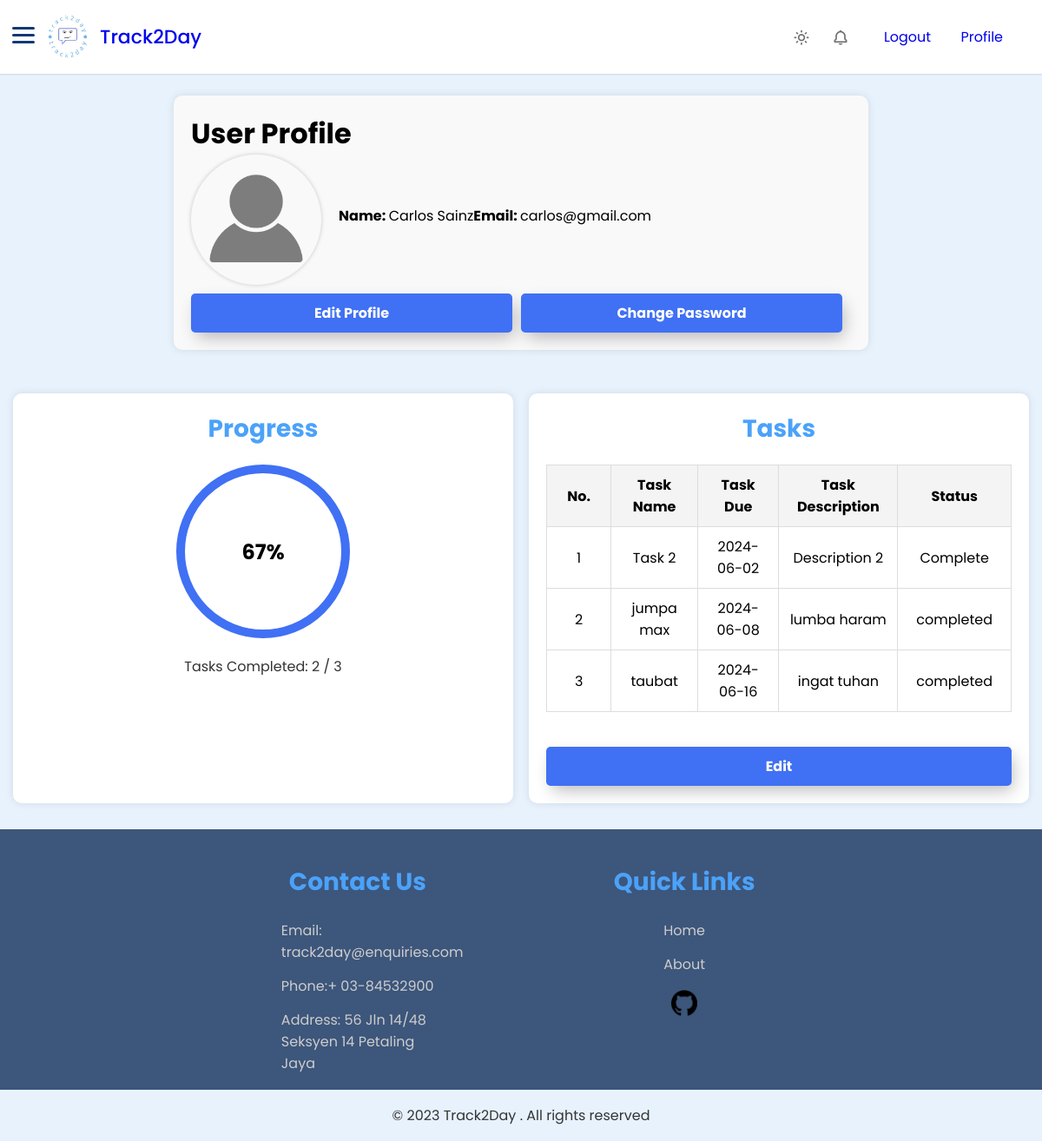
The page /userprofile.php (signed in) on the database its author committed.
### tables this page shows
CREATE TABLE `user` (
  `user_email` varchar(45) NOT NULL,
  `user_fname` varchar(45) NOT NULL,
  `user_lname` varchar(45) NOT NULL,
  `user_password` varchar(45) NOT NULL,
  `adm_email` varchar(45) NOT NULL,
  PRIMARY KEY (`user_email`),
  KEY `fk_admin_email` (`adm_email`),
  CONSTRAINT `fk_admin_email` FOREIGN KEY (`adm_email`) REFERENCES `admin` (`adm_email`)
);

CREATE TABLE `task` (
  `task_id` int(11) NOT NULL,
  `task_name` varchar(45) NOT NULL,
  `task_desc` varchar(45) NOT NULL,
  `task_duration` date DEFAULT NULL,
  `task_status` varchar(45) NOT NULL,
  `user_email` varchar(45) NOT NULL,
  PRIMARY KEY (`task_id`),
  KEY `fk_user_email_task` (`user_email`),
  CONSTRAINT `fk_user_email_task` FOREIGN KEY (`user_email`) REFERENCES `user` (`user_email`)
);

### userprofile.php (the view, shortened to what this page needs)
<?php
include('dbconn.php');
$user_email = $_SESSION['email'];
$sql = "SELECT * FROM user WHERE user_email = '$user_email'";
$result = mysqli_query($dbconn, $sql);
if ($result && mysqli_num_rows($result) > 0) {
    $row = mysqli_fetch_assoc($result);
    $user_fname = $row['user_fname'];
    $user_lname = $row['user_lname'];
} else {
    echo "Error: User data not found.";
    exit();
}
$sql_completed_tasks = "SELECT COUNT(*) AS completed_tasks FROM task WHERE user_email = '$user_email' AND task_status = 'completed'";
$result_completed_tasks = mysqli_query($dbconn, $sql_completed_tasks);
if ($result_completed_tasks && mysqli_num_rows($result_completed_tasks) > 0) {
    $row_completed_tasks = mysqli_fetch_assoc($result_completed_tasks);
    $completed_tasks = $row_completed_tasks['completed_tasks'];
} else {
    $completed_tasks = 0;
}
$sql_total_tasks = "SELECT COUNT(*) AS total_tasks FROM task WHERE user_email = '$user_email'";
$result_total_tasks = mysqli_query($dbconn, $sql_total_tasks);
if ($result_total_tasks && mysqli_num_rows($result_total_tasks) > 0) {
    $row_total_tasks = mysqli_fetch_assoc($result_total_tasks);
    $total_tasks = $row_total_tasks['total_tasks'];
} else {
    $total_tasks = 0;
}
$progress_percentage = ($total_tasks > 0) ? ($completed_tasks / $total_tasks) * 100 : 0;
$sql_tasks = "SELECT * FROM task WHERE user_email = '$user_email'";
$result_tasks = mysqli_query($dbconn, $sql_tasks);
?>
<!DOCTYPE html>
<html lang="en">
<head>
    <link href="https://unpkg.com/boxicons@2.1.4/css/boxicons.min.css" rel="stylesheet" />
    <link rel="stylesheet" href="style.css" />
</head>
<body>
    <nav class="navbar">
        <div class="logo_item">
            <img src="track2daylogo.jpg" alt="Track2Day Logo">
            <a href="menu2.php">Track2Day</a>
            <div id="menuToggle">
            <span></span>
            <span></span>
            <span></span>
          </div>
        </div>
        <div class="navbar_content">
            <i class='bx bx-sun' id="darkLight"></i>
            <i class='bx bx-bell'></i>
            <ul>
                <li><a href="logout.php">Logout</a></li>
                <li><a href="userprofile.php">Profile</a></li>
            </ul>
        </div>
    </nav>
    <main>
        <div class="profile-container">
            <h1>User Profile</h1>
            <div class="profile-details">
                <div class="profile-pic">
                    <img src="nopfp.png" alt="Profile Picture">
                </div>
                <div class="profile-details">
                    <p><strong>Name: </strong><?php echo htmlspecialchars($user_fname) . ' ' . htmlspecialchars($user_lname); ?></p>
                    <p><strong>Email: </strong><?php echo htmlspecialchars($user_email); ?></p>
                </div>
            </div>
            <div class="profile-actions">
                <button onclick="location.href='editprofile.html'">Edit Profile</button>
                <button onclick="location.href='changepassword.html'">Change Password</button>
            </div>
        </div>
        <div class="progress-task-container">
            <div class="progress-box">
                <h3>Progress</h3>
                <div class="progress-circle">
                    <span id="progress-percentage"><?php echo round($progress_percentage); ?>%</span>
                </div>
                <p>Tasks Completed: <?php echo $completed_tasks; ?> / <?php echo $total_tasks; ?></p>
            </div>
            <div class="tasks-box">
                <h3>Tasks</h3>
                <table class="task-table">
                    <thead>
                        <tr>
                            <th>No.</th>
                            <th>Task Name</th>
                            <th>Task Due</th>
                            <th>Task Description</th>
                            <th>Status</th>
                        </tr>
                    </thead>
                    <tbody>
                    <?php
                        if ($result_tasks && mysqli_num_rows($result_tasks) > 0) {
                            $task_number = 1;
                            while ($row_task = mysqli_fetch_assoc($result_tasks)) {
                                echo "<tr>";
                                echo "<td>" . $task_number . "</td>";
                                echo "<td>" . htmlspecialchars($row_task['task_name']) . "</td>";
                                echo "<td>" . htmlspecialchars($row_task['task_duration']) . "</td>";
                                echo "<td>" . htmlspecialchars($row_task['task_desc']) . "</td>";
                                echo "<td>" . htmlspecialchars($row_task['task_status']) . "</td>";
                                echo "</tr>";
                                $task_number++;
                            }
                        } else {
                            echo "<tr><td colspan='5'>No tasks found.</td></tr>";
                        }
                        ?>
                    </tbody>
                </table>
                <button onclick="location.href='tasks.php'">Edit</button>
            </div>
        </div>
    </main>
</body>
<footer>
    <div class="footer-container">
        <div class="footer-content">
            <h3>Contact Us</h3>
            <p>Email: track2day@enquiries.com</p>
            <p>Phone:+ 03-84532900</p>
            <p>Address: 56 Jln 14/48 Seksyen 14 Petaling Jaya</p>
        </div>
        <div class="footer-content">
            <h3>Quick Links</h3>
             <ul class="list">
                <li><a href="menu2.php">Home</a></li>
                <li><a href="aboutus2.php">About</a></li>
                <a href="https://github.com/ahmadfarismk/track2day.git" class="github-link">
                    <img src="github.png" alt="GitHub" class="github-img" >
                </a>
             </ul>
        </div>
    </div>
    <div class="bottom-bar">
        <p>&copy; 2023 Track2Day . All rights reserved</p>
    </div>
</footer>
</html>

### rows shown on the page
user: user_fname "Carlos", user_lname "Sainz"
task: task_name "Task 2", task_duration "2024-06-02", task_desc "Description 2", task_status "Complete"
task: task_name "jumpa max", task_duration "2024-06-08", task_desc "lumba haram", task_status "completed"
task: task_name "taubat", task_duration "2024-06-16", task_desc "ingat tuhan", task_status "completed"

### other values the page prints
$user_email "carlos@gmail.com"
$progress_percentage "67"
$completed_tasks "2"
$total_tasks "3"
